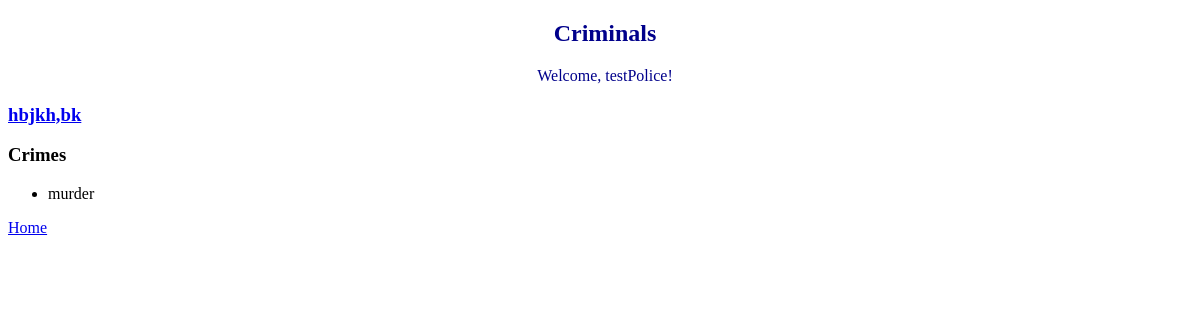
The page /police/viewCriminals (signed in) on the database as committed earlier.
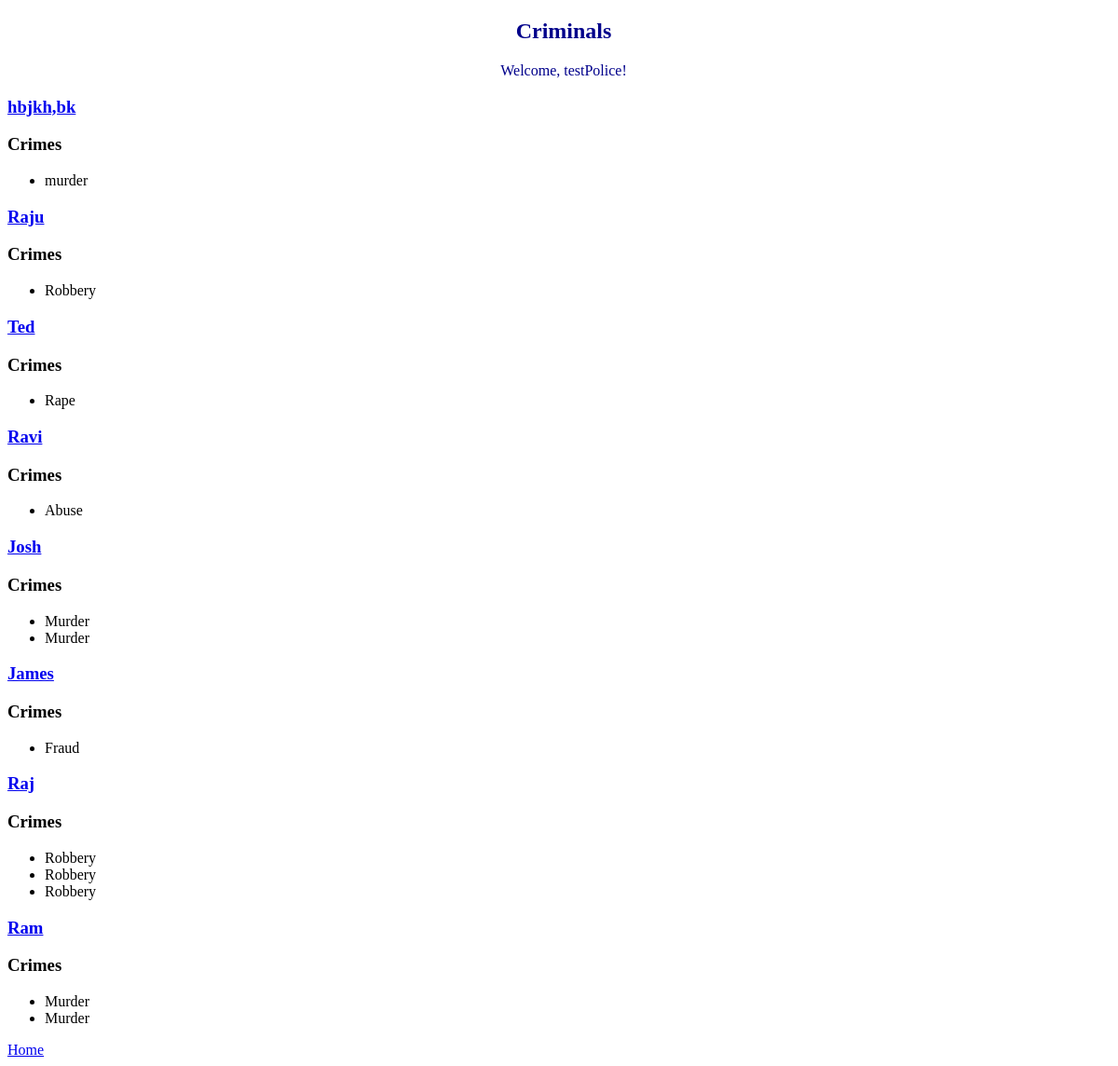
The same page on the database as committed later.
### police/models.py (models this page shows, shortened)
class Criminal(models.Model):
    statusChoice = [("In Jail", "In Jail"), ("Free", "Free")]
    genderChoice = [("M", "Male"), ("F", "Females")]
    first_name = models.CharField(max_length=50)
    last_name = models.CharField(max_length=50)
    street = models.CharField(max_length=50)
    city = models.CharField(max_length=50)
    state = models.CharField(max_length=50)
    status = models.CharField(max_length=10, choices=statusChoice)
    gender = models.CharField(max_length=10, choices=genderChoice)
    date_of_birth = models.DateField()
    crime = models.ManyToManyField(Crime)

class Crime(models.Model):
    statusChoice = [
        ("Completed", "Completed"),
        ("Investigating", "Investigating"),
        ("Request Pending", "Request Pending"),
    ]
    crime_type = models.CharField(max_length=50)
    description = models.TextField()
    location = models.CharField(max_length=50)
    station = models.ForeignKey(Station, on_delete=models.CASCADE)
    status = models.CharField(max_length=50, choices=statusChoice)
    submitted_by = models.ForeignKey(CivilianModel, on_delete=models.CASCADE)
    def __str__(self):
        return f"{self.crime_type}"

### police/views.py (the view)
# urls.py: path("viewCriminals", views.view_criminals, name="viewCriminals"),
@login_required(login_url="policeLogin")
@user_passes_test(is_police, login_url="policeLogin")
def view_criminals(request):
    all_criminals = Criminal.objects.all()
    return render(
        request, "police_template/viewCriminals.html", {"criminals": all_criminals}
    )

### police/views.py (called while the page is built)
def is_police(user):
    return user.user_type == "Police"

### templates/police_template/viewCriminals.html (shortened to what this page needs)
{% load static %}
<!DOCTYPE html>
<html lang="en">
<head>
    <link rel="stylesheet" href="{% static 'css/police/viewcriminals.css' %}">
</head>
<body>
    <h2>Criminals</h2>
    <p>Welcome, {{request.user.username}}!</p>
    {% for criminal in criminals %}
        <h3><a href="{% url 'criminalDetails' criminal.id %}">{{criminal.first_name}}</a></h3>
        <p>
          <h3>Crimes</h3>
            <ul>
            {% for crime in criminal.crime.all %}
                <li>{{crime}}</li>
            {% endfor %}
            </ul>
        </p>
    {% endfor %}
    <a href="{% url 'policeHome' %}"> Home </a>
</body>
</html>

Rows that differ between the two databases and show on the page:
added Criminal: first_name "Raju"
added Crime: crime_type "Robbery"
added Criminal: first_name "Ted"
added Crime: crime_type "Rape", shown under "Ted"
added Criminal: first_name "Ravi"
added Crime: crime_type "Abuse", shown under "Ravi"
added Criminal: first_name "Josh"
added Crime: crime_type "Murder"
added Crime: crime_type "Murder"
added Criminal: first_name "James"
added Crime: crime_type "Fraud", shown under "James"
added Criminal: first_name "Raj"
now on this page (row unchanged): Crime: crime_type "Robbery", shown under "Raj"
added Crime: crime_type "Robbery", shown under "Raj"
added Criminal: first_name "Ram"
